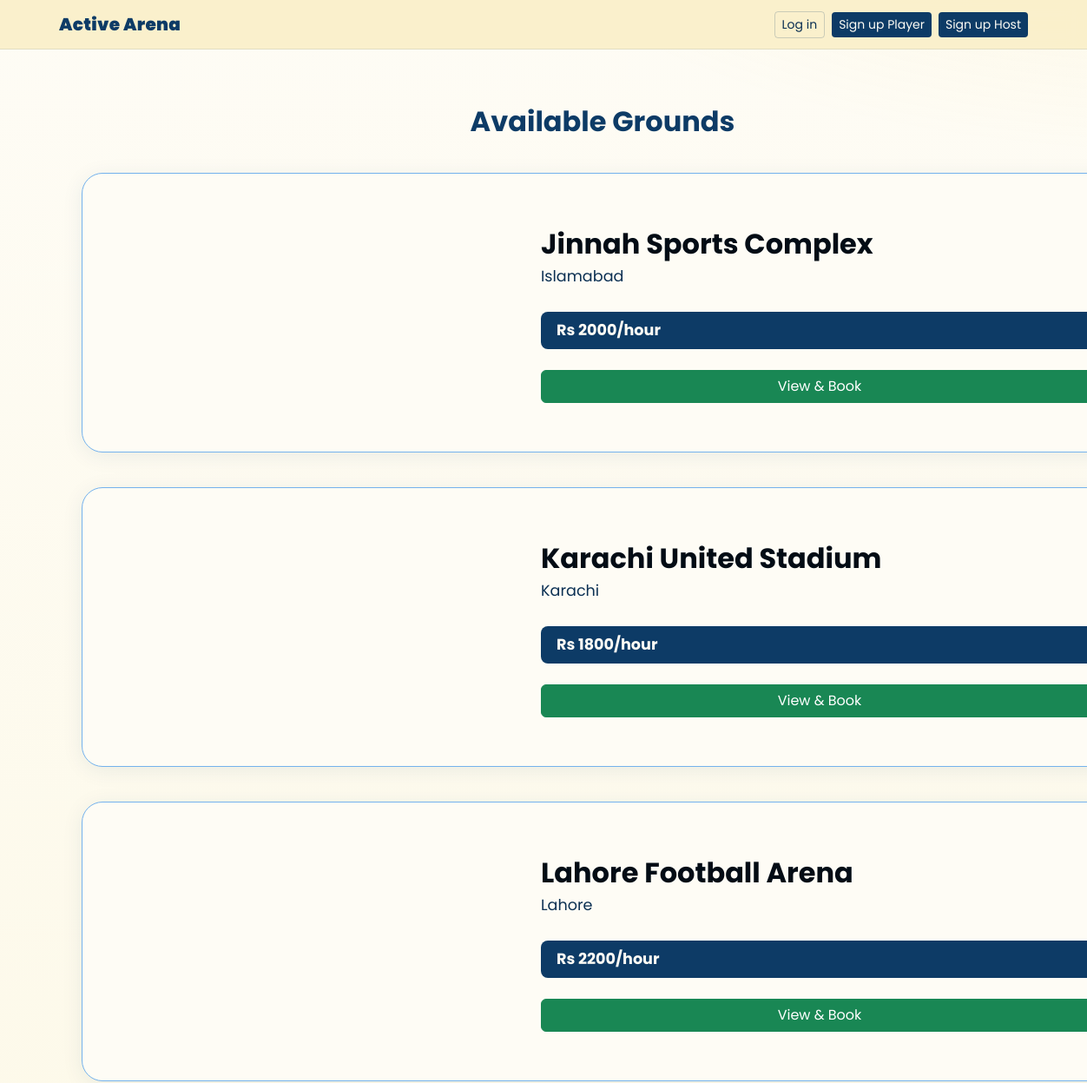
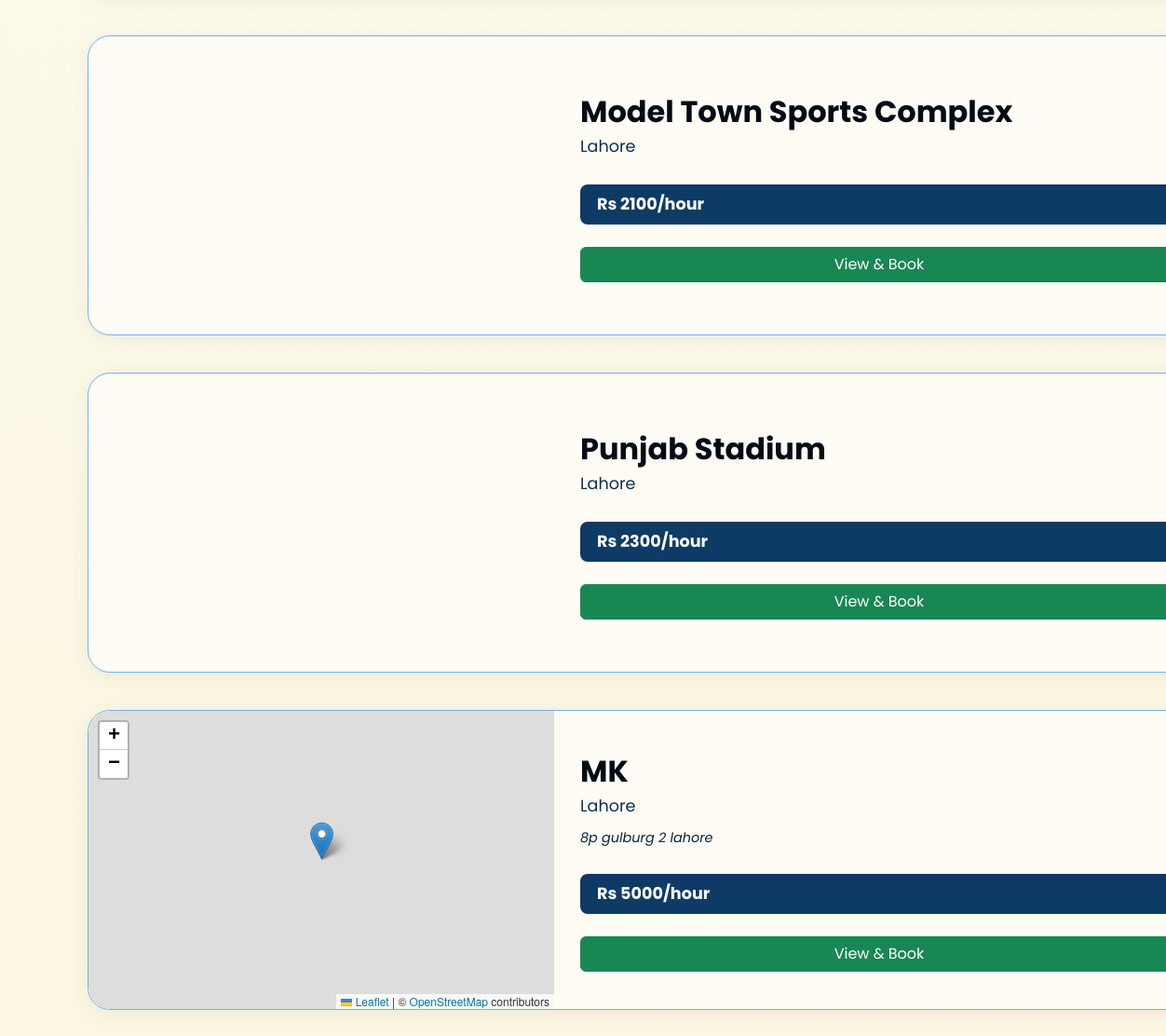
Screenshot of /grounds with the database file from the repository (2 pictures, top to bottom).
### app.py (models this page shows)
class Ground(db.Model):
    id = db.Column(db.Integer, primary_key=True)
    name = db.Column(db.String(120), nullable=False)
    location = db.Column(db.String(120), nullable=False)
    rate = db.Column(db.Integer, nullable=False)
    img = db.Column(db.String(300), nullable=False)
    published = db.Column(db.Boolean, default=False)
    host_email = db.Column(db.String(120), nullable=False)
    materials = db.Column(db.String(300), nullable=True)  # Comma-separated list
    ground_use = db.Column(db.String(50), nullable=True)
    latitude = db.Column(db.Float, nullable=True)
    longitude = db.Column(db.Float, nullable=True)
    city = db.Column(db.String(100), nullable=True)
    postal_code = db.Column(db.String(20), nullable=True)
    full_address = db.Column(db.String(300), nullable=True)

### app.py (the view)
@app.route('/grounds')
def grounds():
    grounds_list = Ground.query.filter_by(published=True).all()
    grounds_dict = []
    for ground in grounds_list:
        grounds_dict.append({
            'id': ground.id,
            'name': ground.name,
            'location': ground.location,
            'rate': ground.rate,
            'img': ground.img,
            'published': ground.published,
            'host_email': ground.host_email,
            'materials': ground.materials,
            'ground_use': ground.ground_use,
            'latitude': ground.latitude,
            'longitude': ground.longitude,
            'city': ground.city,
            'postal_code': ground.postal_code,
            'full_address': ground.full_address
        })
    is_host = session.get('user_type') == 'host'
    is_player = session.get('user_type') == 'player'
    return render_template('grounds.html', grounds=grounds_list, grounds_json=grounds_dict, is_host=is_host, is_player=is_player)

### templates/grounds.html (shortened to what this page needs)
{% extends "base.html" %}
{% block content %}
<div class="ground-list-section">
    <h2 class="mb-4 text-center" style="color:var(--yale-blue);font-weight:bold;">Available Grounds</h2>
    <div id="grounds-list">
        {% if grounds %}
            {% for ground in grounds %}
                <div class="card ground-card">
                    <div class="ground-map-container">
                        <div class="ground-map" id="map-{{ ground.id }}"></div>
                    </div>
                    <div class="card-body">
                        <div class="ground-title">{{ ground.name }}</div>
                        <div class="ground-location">{{ ground.city or ground.location }}</div>
                        {% if ground.full_address %}
                        <div class="ground-address">{{ ground.full_address }}</div>
                        {% endif %}
                        <div class="ground-rate">Rs {{ ground.rate }}/hour</div>
                        <a href="{{ url_for('final_booking', ground_id=ground.id) }}" class="btn btn-success mt-4 w-100">View & Book</a>
                    </div>
                </div>
            {% endfor %}
        {% else %}
            <div class="text-center text-muted">No grounds available at the moment.</div>
        {% endif %}
    </div>
</div>
{% endblock %}
{% block extra_js %}
<link rel="stylesheet" href="https://unpkg.com/leaflet@1.9.4/dist/leaflet.css" />
{% endblock %}

### templates/base.html (shortened to what this page needs)
<!DOCTYPE html>
<html lang="en">
<head>
    <link href="https://cdn.jsdelivr.net/npm/bootstrap@5.3.2/dist/css/bootstrap.min.css" rel="stylesheet">
</head>
<body>
    <nav class="navbar navbar-expand-lg navbar-dark sticky-top">
        <div class="container">
            <a class="navbar-brand" href="{{ url_for('home') }}">Active Arena</a>
            <div class="collapse navbar-collapse" id="navbarNav">
                <ul class="navbar-nav align-items-center gap-2">
                    {% if session.get('user_type') %}
                        <li class="nav-item d-none d-md-block text-muted small me-2">{{ session.get('user_type')|capitalize }}</li>
                        <li class="nav-item dropdown">
                            <a class="nav-link dropdown-toggle" href="#" id="navbarDropdown" role="button" data-bs-toggle="dropdown">👤 {{ session.get('user_email', 'User') }}</a>
                            <ul class="dropdown-menu dropdown-menu-end">
                                <li><a class="dropdown-item" href="{{ url_for('grounds') }}">Browse grounds</a></li>
                                {% if session.get('user_type') == 'host' %}
                                <li><a class="dropdown-item" href="{{ url_for('host_dashboard') }}">Host dashboard</a></li>
                                {% else %}
                                <li><a class="dropdown-item" href="{{ url_for('player_requests') }}">My requests</a></li>
                                {% endif %}
                                <li><hr class="dropdown-divider"></li>
                                <li><a class="dropdown-item" href="{{ url_for('logout') }}">Logout</a></li>
                            </ul>
                        </li>
                    {% else %}
                        <li class="nav-item"><a class="btn btn-outline-light btn-sm" href="{{ url_for('login') }}">Log in</a></li>
                        <li class="nav-item d-none d-sm-block"><a class="btn btn-primary btn-sm" href="{{ url_for('signup_player') }}">Sign up Player</a></li>
                        <li class="nav-item d-none d-sm-block"><a class="btn btn-primary btn-sm" href="{{ url_for('signup_host') }}">Sign up Host</a></li>
                    {% endif %}
                </ul>
            </div>
        </div>
    </nav>
    <div class="container mt-4">
        {% block content %}{% endblock %}
    </div>
    {% block extra_js %}{% endblock %}
</body>
</html>

### templates/base.html (style rules this page uses)
:root { --yale-blue: #0d3b66; --yale-blue-100: #030c15; --yale-blue-200: #05182a; --yale-blue-300: #08243e; --yale-blue-400: #0b3053; --yale-blue-500: #0d3b66; --yale-blue-600: #1764ad; --yale-blue-700: #2e8ce4; --yale-blue-800: #74b2ed; --yale-blue-900: #b9d9f6; --lemon-chiffon: #faf0ca; --lemon-chiffon-100: #534408; --lemon-chiffon-200: #a6880f; --lemon-chiffon-300: #ebc326; --lemon-chiffon-400: #f3da79; --lemon-chiffon-500: #faf0ca; --lemon-chiffon-600: #fbf4d6; --lemon-chiffon-700: #fcf7e0; --lemon-chiffon-800: #fdf9ea; --lemon-chiffon-900: #fefcf5; --naples-yellow: #f4d35e; --naples-yellow-100: #3f3204; --naples-yellow-200: #7e6509; --naples-yellow-300: #bd970d; --naples-yellow-400: #efc21e; --naples-yellow-500: #f4d35e; --naples-yellow-600: #f6dc7d; --naples-yellow-700: #f8e59e; --naples-yellow-800: #faedbe; --naples-yellow-900: #fdf6df; --sandy-brown: #ee964b; --sandy-brown-100: #391d05; --sandy-brown-200: #723b0b; --sandy-brown-300: #ab5810; --sandy-brown-400: #e47615; --sandy-brown-500: #ee964b; --sandy-brown-600: #f1ab6d; --sandy-brown-700: #f5c092; --sandy-brown-800: #f8d5b6; --sandy-brown-900: #fceadb; --tomato: #f95738; --tomato-100: #3b0b02; --tomato-200: #771704; --tomato-300: #b22206; --tomato-400: #ed2e07; --tomato-500: #f95738; --tomato-600: #fa7a61; --tomato-700: #fb9b88; --tomato-800: #fdbdb0; --tomato-900: #feded7; --brand-1: var(--yale-blue); --brand-2: var(--naples-yellow); --accent-1: var(--tomato); --accent-2: var(--sandy-brown); --ink: var(--yale-blue-100); --muted: var(--yale-blue-300); --paper: var(--lemon-chiffon-900); --card: var(--lemon-chiffon-900); }
body { min-height:100vh; background: radial-gradient(1100px 480px at -10% -20%, rgba(13,59,102,.15), transparent), radial-gradient(900px 420px at 110% -10%, rgba(244,211,94,.15), transparent), linear-gradient(180deg,var(--lemon-chiffon-900),var(--lemon-chiffon-700)); color:var(--ink); font-family:Poppins,system-ui,-apple-system,Segoe UI,Roboto,Helvetica,Arial,sans-serif }
.navbar { background:rgba(250,240,202,.95);backdrop-filter:blur(10px);border-bottom:1px solid rgba(13,59,102,.1) }
.navbar-brand { font-weight:900;letter-spacing:.3px;color:var(--yale-blue) !important }
.btn-primary { background:var(--yale-blue);border:none;color:var(--lemon-chiffon-900) }
.btn-outline-light { border-color:rgba(13,59,102,.2);color:var(--yale-blue-400) }

### templates/grounds.html (style rules this page uses)
.ground-list-section { padding: 40px 0 40px 0; width: 100vw; min-height: 100vh; }
.ground-card { width: 96vw; max-width: 1200px; margin: 40px auto; border: 1.5px solid var(--yale-blue-800); border-radius: 24px; box-shadow: 0 4px 24px rgba(13,59,102,0.08); background: var(--lemon-chiffon-900); display: flex; flex-direction: row; overflow: hidden; min-height: 320px; transition: box-shadow 0.2s, border-color 0.2s; }
.ground-map-container { width: 50vw; max-width: 500px; height: 320px; flex-shrink: 0; position: relative; border-radius: 24px 0 0 24px; overflow: hidden; }
.ground-map { width: 100%; height: 100%; border-radius: 24px 0 0 24px; }
.card-body { display: flex; flex-direction: column; justify-content: center; padding: 36px 28px; width: 100%; }
.ground-title { color: var(--yale-blue-100); font-size: 2rem; font-weight: bold; }
.ground-location { color: var(--yale-blue-400); font-size: 1.1rem; margin-bottom: 10px; }
.ground-address { color: var(--yale-blue-300); font-size: 0.9rem; margin-bottom: 10px; font-style: italic; }
.ground-rate { color: var(--lemon-chiffon-900); background: var(--yale-blue); border-radius: 8px; padding: 8px 18px; font-size: 1.1rem; font-weight: bold; display: inline-block; margin-top: 18px; }

### rows the page displays
Ground: name "Jinnah Sports Complex", city+location "Islamabad", rate "2000"
Ground: name "Karachi United Stadium", city+location "Karachi", rate "1800"
Ground: name "Lahore Football Arena", city+location "Lahore", rate "2200"
Ground: name "Model Town Sports Complex", city+location "Lahore", rate "2100"
Ground: name "Punjab Stadium", city+location "Lahore", rate "2300"
Ground: name "MK", city "Lahore", full_address "8p gulburg 2 lahore", rate "5000"
